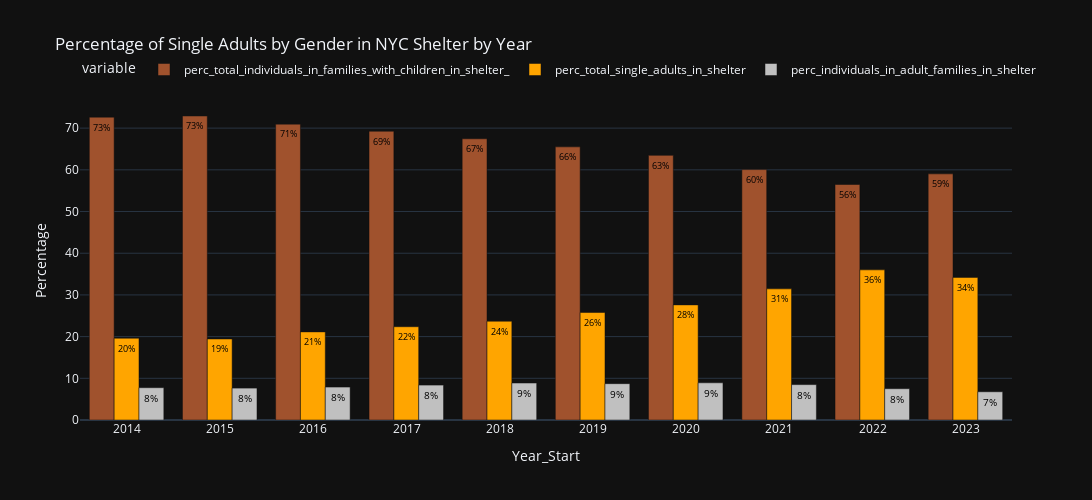

Source (notebook cell):
### Code cell
desired_columns = [0,1,2,3,4,5,6,7,8,9,10]
start_date = datetime.datetime(2013, 1, 1)
end_date = datetime.datetime(2022, 12, 31)

# Convert index values to datetime
filtered_data = get_columns(yearly_avg_df,desired_columns)

# Apply date filter
filtered_data = filtered_data[filtered_data.index.to_series().apply(get_date, start_date=start_date, end_date=end_date)]
filtered_data.reset_index(inplace=True)
filtered_data

# Set the template to 'plotly_dark'
pio.templates.default = "plotly_dark"

# Create the bar chart
fig = px.bar(filtered_data, x='date_of_census', y=['perc_total_individuals_in_families_with_children_in_shelter_','perc_total_single_adults_in_shelter','perc_individuals_in_adult_families_in_shelter'],
             color_discrete_sequence=['sienna', 'orange','silver'],
             labels={'date_of_census': 'Year_Start', 'value': 'Percentage'},
             title='Percentage of Single Adults by Gender in NYC Shelter by Year',
             width=1500,  # Set the desired width of the figure
            height=500  # Set the desired height of the figure
             )

# Customize the layout if needed
fig.update_layout(barmode='group', xaxis_tickangle=0,
                  legend=dict(orientation='h', yanchor='bottom', y=1.05, xanchor='left', x=0))

# Add data labels
texts = [filtered_data['perc_total_individuals_in_families_with_children_in_shelter_'].apply(lambda x: f'{round(x)}%'),
         filtered_data['perc_total_single_adults_in_shelter'].apply(lambda x: f'{round(x)}%'),
         filtered_data['perc_individuals_in_adult_families_in_shelter'].apply(lambda x: f'{round(x)}%'),
         ]
for i, t in enumerate(texts):
    fig.data[i].text = t
fig.update_traces(textposition='inside', textfont=dict(color='black', size=10), textangle=0)

# Display the plot
fig.show()

### Figure 1 — Plotly figure (JSON) as saved in the notebook; plotly's stock layout.template omitted (floating-point values rounded to 4 significant figures)
{"data": [{"alignmentgroup": "True", "hovertemplate": "variable=perc_total_individuals_in_families_with_children_in_shelter_<br>Year_Start=%{x}<br>Percentage=%{y}<extra></extra>", "legendgroup": "perc_total_individuals_in_families_with_children_in_shelter_", "marker": {"color": "sienna", "pattern": {"shape": ""}}, "name": "perc_total_individuals_in_families_with_children_in_shelter_", "offsetgroup": "perc_total_individuals_in_families_with_children_in_shelter_", "orientation": "v", "showlegend": true, "text": ["73%", "73%", "71%", "69%", "67%", "66%", "63%", "60%", "56%", "59%"], "textangle": 0, "textfont": {"color": "black", "size": 10}, "textposition": "inside", "type": "bar", "x": ["2013-12-31T00:00:00", "2014-12-31T00:00:00", "2015-12-31T00:00:00", "2016-12-31T00:00:00", "2017-12-31T00:00:00", "2018-12-31T00:00:00", "2019-12-31T00:00:00", "2020-12-31T00:00:00", "2021-12-31T00:00:00", "2022-12-31T00:00:00"], "xaxis": "x", "y": [72.63, 72.91, 70.96, 69.25, 67.45, 65.51, 63.47, 60.06, 56.48, 59.03], "yaxis": "y"}, {"alignmentgroup": "True", "hovertemplate": "variable=perc_total_single_adults_in_shelter<br>Year_Start=%{x}<br>Percentage=%{y}<extra></extra>", "legendgroup": "perc_total_single_adults_in_shelter", "marker": {"color": "orange", "pattern": {"shape": ""}}, "name": "perc_total_single_adults_in_shelter", "offsetgroup": "perc_total_single_adults_in_shelter", "orientation": "v", "showlegend": true, "text": ["20%", "19%", "21%", "22%", "24%", "26%", "28%", "31%", "36%", "34%"], "textangle": 0, "textfont": {"color": "black", "size": 10}, "textposition": "inside", "type": "bar", "x": ["2013-12-31T00:00:00", "2014-12-31T00:00:00", "2015-12-31T00:00:00", "2016-12-31T00:00:00", "2017-12-31T00:00:00", "2018-12-31T00:00:00", "2019-12-31T00:00:00", "2020-12-31T00:00:00", "2021-12-31T00:00:00", "2022-12-31T00:00:00"], "xaxis": "x", "y": [19.62, 19.44, 21.13, 22.37, 23.69, 25.78, 27.61, 31.45, 36.01, 34.2], "yaxis": "y"}, {"alignmentgroup": "True", "hovertemplate": "variable=perc_individuals_in_adult_families_in_shelter<br>Year_Start=%{x}<br>Percentage=%{y}<extra></extra>", "legendgroup": "perc_individuals_in_adult_families_in_shelter", "marker": {"color": "silver", "pattern": {"shape": ""}}, "name": "perc_individuals_in_adult_families_in_shelter", "offsetgroup": "perc_individuals_in_adult_families_in_shelter", "orientation": "v", "showlegend": true, "text": ["8%", "8%", "8%", "8%", "9%", "9%", "9%", "8%", "8%", "7%"], "textangle": 0, "textfont": {"color": "black", "size": 10}, "textposition": "inside", "type": "bar", "x": ["2013-12-31T00:00:00", "2014-12-31T00:00:00", "2015-12-31T00:00:00", "2016-12-31T00:00:00", "2017-12-31T00:00:00", "2018-12-31T00:00:00", "2019-12-31T00:00:00", "2020-12-31T00:00:00", "2021-12-31T00:00:00", "2022-12-31T00:00:00"], "xaxis": "x", "y": [7.748, 7.651, 7.902, 8.378, 8.865, 8.715, 8.919, 8.487, 7.506, 6.771], "yaxis": "y"}], "layout": {"barmode": "group", "height": 500, "legend": {"orientation": "h", "title": {"text": "variable"}, "tracegroupgap": 0, "x": 0, "xanchor": "left", "y": 1.05, "yanchor": "bottom"}, "title": {"text": "Percentage of Single Adults by Gender in NYC Shelter by Year"}, "width": 1500, "xaxis": {"anchor": "y", "domain": [0, 1], "tickangle": 0, "title": {"text": "Year_Start"}}, "yaxis": {"anchor": "x", "domain": [0, 1], "title": {"text": "Percentage"}}}}
